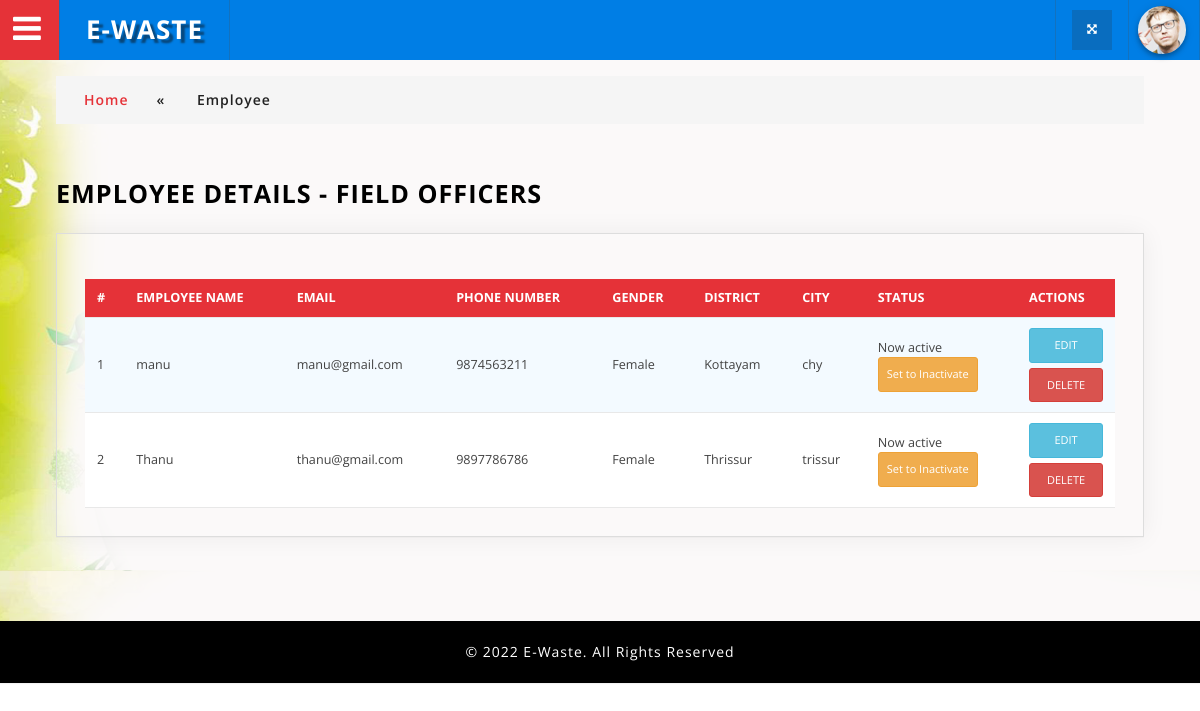
The app's page /admin/employee_view.php?emp=fieldofficer (signed in) with its own data.
### tables this page shows
CREATE TABLE IF NOT EXISTS `employee` (
`emp_id` int(11) NOT NULL,
  `employee_type` varchar(200) NOT NULL,
  `emp_name` varchar(50) NOT NULL,
  `phone` varchar(50) NOT NULL,
  `gender` varchar(10) NOT NULL,
  `city` varchar(30) NOT NULL,
  `email` varchar(50) NOT NULL,
  `district` varchar(30) NOT NULL
);

### connectionclass.php (called while the page is built, shortened)
<?php
class Connectionclass
{
    public $db = null;
    public function open()
    {
        $dbname = "ewaste";
        $this->db = mysqli_connect("localhost", "root", "", $dbname)
            or die('Error connecting to MySQL server.');
    }
    public function GetTable($qry)
    {
        try {
            $result = mysqli_query($this->db, $qry);
            if ($result) {
                $data = array();
                while ($row = mysqli_fetch_assoc($result)) {
                    $data[] = $row;
                }
                return $data;
            } else {
                throw new Exception(mysqli_error($this->db));
            }
        } catch (Exception $e) {
            return $e->getMessage();
        } finally {
            mysqli_close($this->db);
        }
    }
}
?>

### admin/employee_view.php (the view)
<?php
require_once('../ConnectionClass.php');
require_once('header.php');
$obj=new connectionclass();
echo $type=$_REQUEST['emp'];
$qry1="select * from employee inner join login on employee.email=login.username and login.usertype='$type'";
$result=$obj->GetTable($qry1);
?>
				<div class="inner_content" style="background-image: url(images/home1.png);">
						<div class="w3l_agileits_breadcrumbs">
							<div class="w3l_agileits_breadcrumbs_inner">
								<ul>
									<li><a href="adminhome.php">Home</a><span>«</span></li>
									<li>Employee</li>
								</ul>
							</div>
						</div>
					<div class="inner_content_w3_agile_info two_in">
					  <h2 class="w3_inner_tittle">Employee Details - <?php
if($type=='frontofficer')
{
echo "Front Officers";
}
else
{
echo "Field Officers";
}
					  ?></h2>
									<div class="agile-tables">
										<div class="w3l-table-info agile_info_shadow">
											<table id="table">
											<thead>
											  <tr>
											  	<th>#</th>
												<th>Employee Name</th>
												<th>Email</th>
												<th>Phone Number</th>
												<th>Gender</th>
												<th>District</th>
												<th>City</th>
												<th>Status</th>
												<th>Actions</th>
											  </tr>
											</thead>
											<tbody>
												<?php
												$i=0;
												foreach ($result as $r)
												{
													$i++;
													?>
											  <tr>
												<td><?php echo $i;?></td>
												<td><?php echo $r["emp_name"];?></td>
												<td><?php echo $r["email"];?></td>
												<td><?php echo $r["phone"];?></td>
												<td><?php echo $r["gender"];?></td>
												<td><?php echo $r["district"];?></td>
												<td><?php echo $r["city"];?></td>
												<td><?php echo "Now ".$r["status"];?><br>
			<?php $sts=$r['status'];
              if($sts=='active')
              {
               ?>
                <a class="btn btn-warning btn-xs" href='codes/employee_exe.php?eid=<?php echo $r['emp_id'];?>&action=changestatus&val=inactive'>Set to Inactivate</a><br>
               <?php
              }
              else
                {
               ?>
                <a href='codes/employee_exe.php?eid=<?php echo $r['emp_id'];?>&action=changestatus&val=active' class="btn btn-success btn-block btn-xs">Set to Activate</a><br>
               <?php
              }
              ?>
												</td>
												<td><a href="editemployee.php?empid=<?php echo $r['emp_id'];?>" class="btn btn-info btn-block btn-xs"> EDIT </a>
													<a href="codes/employee_exe.php?action=delete&empid=<?php echo $r['emp_id'];?>" class="btn btn-danger btn-block btn-xs" onClick="return confirm('Are You Sure want to delete?');"> DELETE </a></td>
											  </tr>
											 <?php
											}
											?>
											</tbody>
										  </table>
								</div>
						</div>
				    </div>
				</div>
<?php
require_once('footer.php');
?>

### admin/css/table-style.css (style rules this page uses)
table { background: white; border-collapse: collapse; margin: 1.25em 0 0; width: 100%; }
table tr, table th, table td { border: none; border-bottom: 1px solid #e8e8e8; font-size: .95em; }
table th, table td { padding: 10px 12px; text-align: left; }
table th { background: #e53238; color: #fff; text-transform: uppercase; }
table tr td { background: #f3faff; color: #424242; }
table tr:nth-of-type(2n+2) td { background: #ffffff; }
table { width: 100%; }

### admin/css/component.css (style rules this page uses)
*, *:after, *::before { -webkit-box-sizing: border-box; -moz-box-sizing: border-box; box-sizing: border-box; }

### admin/css/style.css (style rules this page uses)
body { margin:0; padding:0; background:#fff; font-family: 'Open Sans', sans-serif; }
h1,h2,h3,h4,h5,h6 { margin:0; font-family: 'Open Sans', sans-serif; }
ul { margin:0; padding:0; }
p,ul,ol { font-size:14px; }
input[type="submit"],a,.nbs-flexisel-nav-left,.nbs-flexisel-nav-right { transition:.5s ease-in; -webkit-transition:.5s ease-in; -moz-transition:.5s ease-in; -o-transition:.5s ease-in; -ms-transition:.5s ease-in; }
.inner_content { padding: 4em 4em; min-height: 600px; }
.agile_info_shadow { padding: 1em; box-shadow: 0 0px 24px 0 rgba(0, 0, 0, 0.06), 0 1px 0px 0 rgba(0, 0, 0, 0.02); -webkit-box-shadow: 0 0px 24px 0 rgba(0, 0, 0, 0.06), 0 1px 0px 0 rgba(0, 0, 0, 0.02); -moz-box-shadow: 0 0px 24px 0 rgba(0, 0, 0, 0.06), 0 1px 0px 0 rgba(0, 0, 0, 0.02); -o-box-shadow:0 0px 24px 0 rgba(0, 0, 0, 0.06), 0 1px 0px 0 rgba(0, 0, 0, 0.02); border: 1px solid #ddd; }
.inner_content_w3_agile_info { margin-top:4.5em; }
.inner_content_w3_agile_info.two_in { margin-top: 4em; }
.w3l_agileits_breadcrumbs { padding:1em 0; background:#f5f5f5; }
.w3l_agileits_breadcrumbs ul li { display:inline-block; color:#212121; font-weight:600; font-family: 'Open Sans', sans-serif; letter-spacing:1px; }
.w3l_agileits_breadcrumbs ul li a { color: #e53238; text-decoration:none; font-family: 'Open Sans', sans-serif; }
.w3l_agileits_breadcrumbs ul li span { padding:0 2em; }
.w3l_agileits_breadcrumbs_inner { padding: 0 2em; }
h2.w3_inner_tittle { text-transform: uppercase; color: #000; margin: 0.5em 0 1em 0; font-weight: 700; font-size: 1.8em; letter-spacing: 1px; }
.btn-block { display: block; width: 100%; }
.btn-xs, .btn-group-xs > .btn { padding: 8px 8px; font-size: 11px; line-height: 1.5; border-radius: 3px; }
.sub_agile_btn.agile_info_shadow,.agile-validation.agile_info_shadow ,.w3l-table-info.agile_info_shadow,.page_w3ls_cal,.agile_info_icons_wthree { padding: 2em; }
.w3l-table-info.agile_info_shadow { margin-bottom: 2em; }

### records on screen
employee: emp_name "manu", email "manu@gmail.com", phone "9874563211", gender "Female", district "Kottayam", city "chy", login.status "active"
employee: emp_name "Thanu", email "thanu@gmail.com", phone "9897786786", gender "Female", district "Thrissur", city "trissur", login.status "active"

### other values on screen
$type=$_REQUEST['emp'] "fieldofficer"
